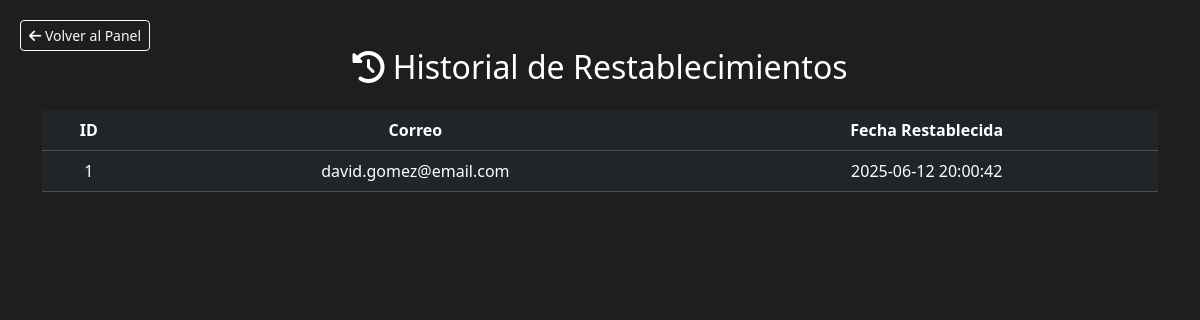
/historial_restables.php (signed in), run on the app's committed database.
### tables this page shows
CREATE TABLE `historial_restables` (
  `id` int(11) NOT NULL,
  `usuario_id` int(11) NOT NULL,
  `email` varchar(255) NOT NULL,
  `fecha_restablecimiento` datetime DEFAULT current_timestamp(),
  `fecha` datetime DEFAULT current_timestamp()
);

### historial_restables.php (the view, shortened to what this page needs)
<?php
require 'database.php';
$stmt = $pdo->query("SELECT * FROM historial_restables ORDER BY fecha_restablecimiento DESC");
$historial = $stmt->fetchAll();
?>
<!DOCTYPE html>
<html lang="es">
<head>
    <link href="https://cdn.jsdelivr.net/npm/bootstrap@5.3.3/dist/css/bootstrap.min.css" rel="stylesheet">
    <link href="https://cdnjs.cloudflare.com/ajax/libs/font-awesome/6.4.0/css/all.min.css" rel="stylesheet">
</head>
<body>
<a href="index.php" class="btn btn-outline-light btn-sm btn-panel"><i class="fas fa-arrow-left"></i> Volver al Panel</a>
<div class="container py-5">
    <h2 class="mb-4 text-center"><i class="fas fa-history"></i> Historial de Restablecimientos</h2>
    <?php if (count($historial) > 0): ?>
    <table class="table table-dark table-hover text-center align-middle">
        <thead>
            <tr>
                <th>ID</th>
                <th>Correo</th>
                <th>Fecha Restablecida</th>
            </tr>
        </thead>
        <tbody>
        <?php foreach ($historial as $h): ?>
            <tr>
                <td><?= $h['id'] ?></td>
                <td><?= htmlspecialchars($h['email']) ?></td>
                <td><?= $h['fecha_restablecimiento'] ?></td>
            </tr>
        <?php endforeach; ?>
        </tbody>
    </table>
    <?php else: ?>
        <div class="alert alert-info text-center">Aún no hay restablecimientos registrados.</div>
    <?php endif; ?>
</div>
</body>
</html>

### historial_restables.php (style rules this page uses)
body { background-color: #1e1e1e; color: #fff; }
.btn-panel { position: fixed; top: 20px; left: 20px; }
.container { animation: slideIn 0.8s ease-in-out; }

### data on the page
historial_restables: id "1", email "david.gomez@email.com", fecha_restablecimiento "2025-06-12 20:00:42"
